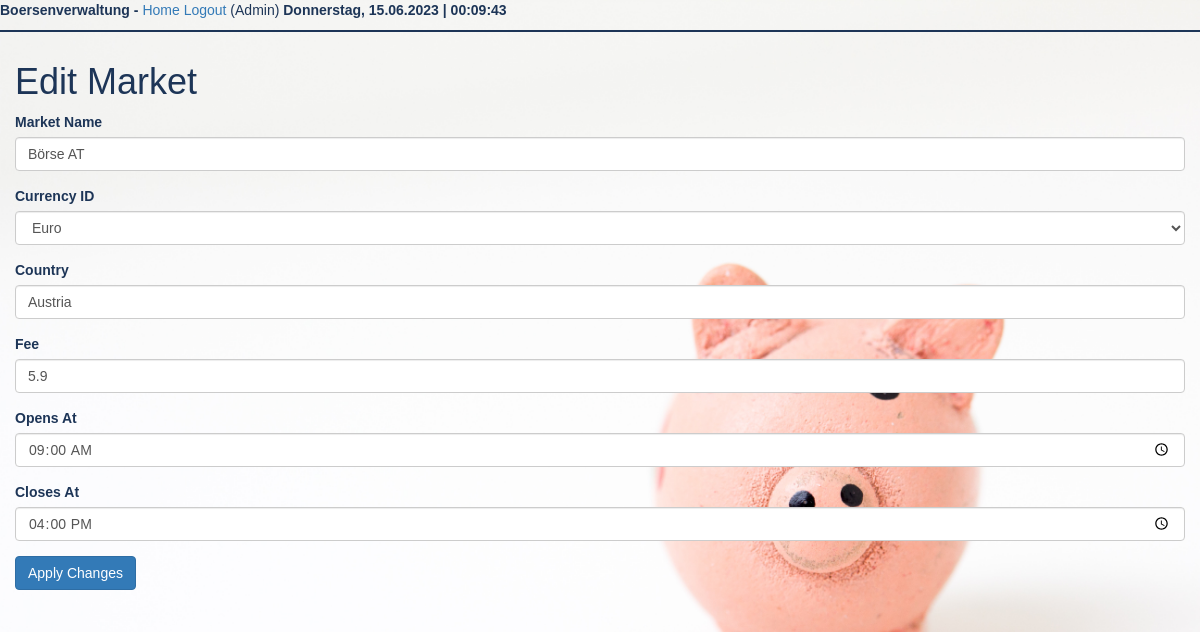
The page /editmarket/1 (signed in) on the database as committed earlier.
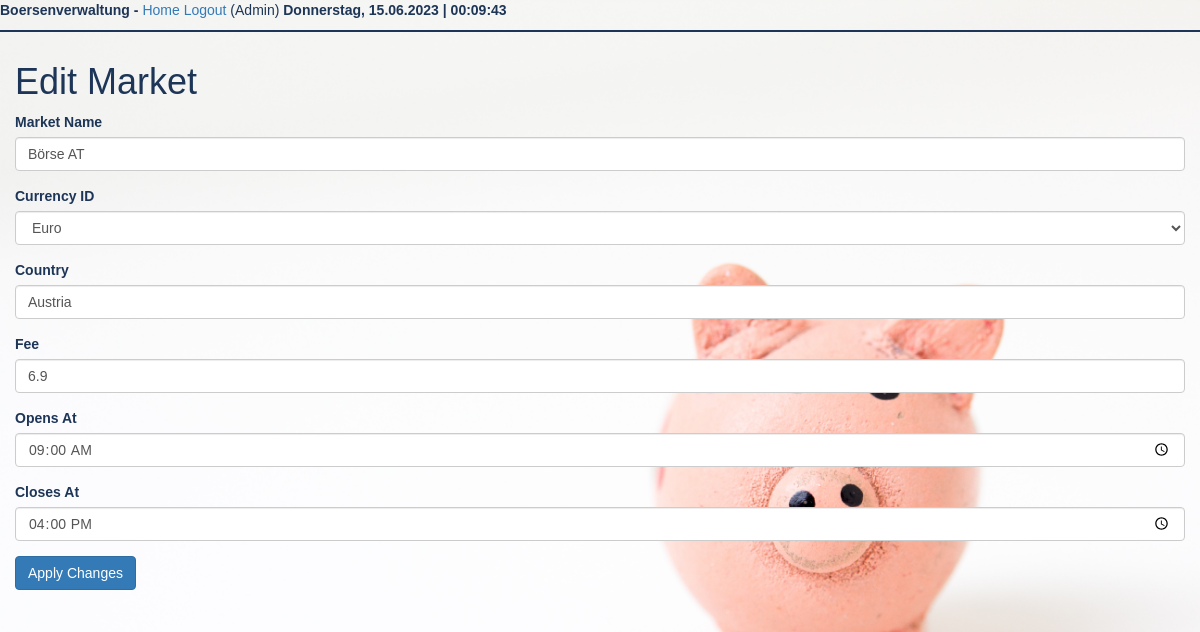
The same page on the database as committed later.
### app/models.py (models this page shows, shortened)
class Market(db.Model):
    market_id = Column(Integer, primary_key=True)
    market_name = Column(Text, unique=True, nullable=False)
    opens_at = Column(Time, nullable=False)
    closes_at = Column(Time, nullable=False)
    market_currency_id = Column(Integer, nullable=False)
    market_country = Column(Text, nullable=False)
    market_fee = Column(Float, nullable=False)

### app/routes.py (the view)
@app.route('/editmarket/<market_id>', methods=['GET', 'POST'])
def edit_market(market_id):
    if not current_user.admin_tag:
        flash("Insufficient permission!")
        return redirect(url_for('index'))
    market = Market.query.get(market_id)
    market_name = "test"
    form = EditMarketForm(obj=market)
    if form.validate_on_submit():
        market.market_name = form.market_name.data
        market.market_currency_id = form.market_currency_id.data
        market.market_country = form.market_country.data
        market.market_fee = form.market_fee.data
        market.opens_at = form.opens_at.data
        market.closes_at = form.closes_at.data
        db.session.commit()
        flash('Your changes have been saved.')
        return redirect(url_for('index'))
    elif request.method == 'GET':
        return render_template('edit_market.html', title='Edit Market', form=form)

### app/forms.py
class EditMarketForm(FlaskForm):
    market_name = StringField('Market Name', validators=[DataRequired()])
    market_currency_id = SelectField('Currency ID', coerce=int, validators=[DataRequired()])
    market_country = StringField('Country', validators=[DataRequired()])
    market_fee = FloatField('Fee', validators=[DataRequired()])
    opens_at = TimeField('Opens At', validators=[DataRequired()])
    closes_at = TimeField('Closes At', validators=[DataRequired()])
    submit = SubmitField('Apply Changes')
    def __init__(self, *args, **kwargs):
        super(EditMarketForm, self).__init__(*args, **kwargs)
        self.market_currency_id.choices = [(currency.market_currency_id, currency.market_currency_name) for currency in
                                           Currency.query.all()]

### app/models.py (called while the page is built)
@login.user_loader
def load_user(id):
    return User.query.get(int(id))

### app/routes.py (called while the page is built)
@app.context_processor
def inject_datetime():
    return {'current_time': datetime.utcnow()}

@app.before_request
def before_request():
    if current_user.is_authenticated:
        current_user.last_seen = datetime.utcnow()
        db.session.commit()

### app/templates/edit_market.html (shortened to what this page needs)
{% extends "base.html" %}
{% block content %}
    <div class="container-fluid">
    <h1>Edit Market</h1>
        <form action="" method="post">
            <div class="form-group">
                {{ form.market_name.label }}
                {{ form.market_name(class="form-control") }}
            </div>
            <div class="form-group">
                {{ form.market_currency_id.label }}
                {{ form.market_currency_id(class="form-control") }}
            </div>
            <div class="form-group">
                {{ form.market_country.label }}
                {{ form.market_country(class="form-control") }}
            </div>
            <div class="form-group">
                {{ form.market_fee.label }}
                {{ form.market_fee(class="form-control") }}
            </div>
            <div class="form-group">
                {{ form.opens_at.label }}
                {{ form.opens_at(class="form-control") }}
            </div>
            <div class="form-group">
                {{ form.closes_at.label }}
                {{ form.closes_at(class="form-control") }}
            </div>
            <div class="form-group">
                {{ form.submit(class="btn btn-primary") }}
            </div>
        </form>
    </div>
{% endblock %}

Rows that differ between the two databases and show on the page:
changed Market "Börse AT": market_fee "5.9" → "6.9"
